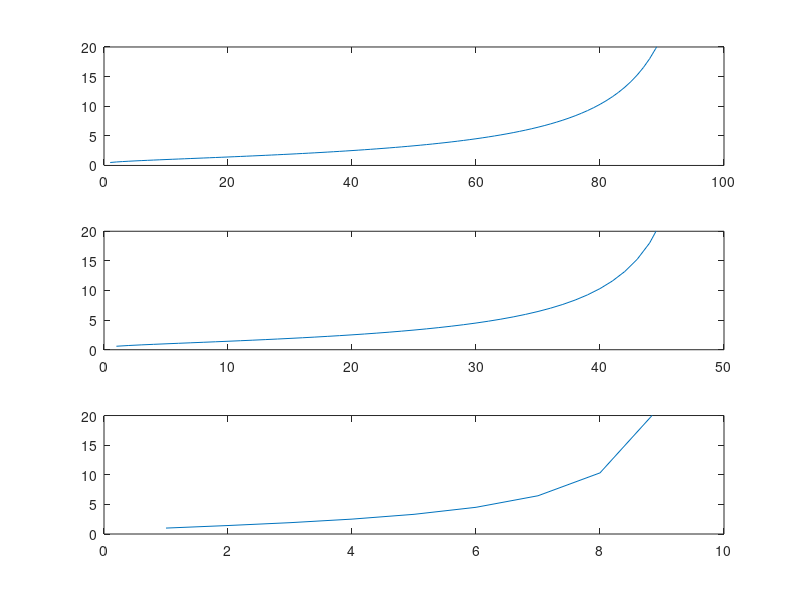

This chart was generated by the following MATLAB code:
% Given word w and class C
% y(w, C) = 1./log10(t/x);
% t is the total occurrences of the word w in all classes
% x is the occuurence count of w for class C
% y is the feature value calculated for the word w for a particular class C

x = (1:99)';
y1 = 1./log10(100./x);
subplot(311), plot(x,y1), axis([0 100 0 20]);

x = (1:49)';
y2 = 1./log10(50./x);
subplot(312), plot(x,y2), axis([0 50 0 20]);

x = (1:9)';
y3 = 1./log10(10./x);
subplot(313), plot(x,y3), axis([0 10 0 20]);